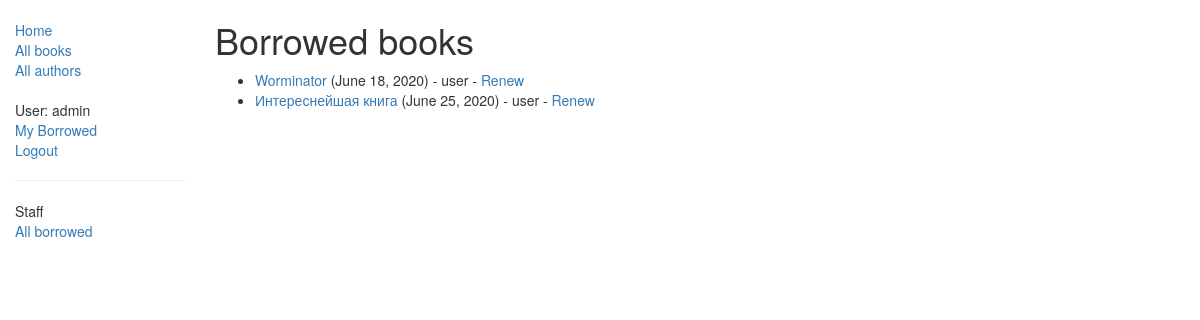
Page /catalog/all-borrowed/ (signed in) on the committed database.
### catalog/models.py (models this page shows, shortened)
class BookInstance(models.Model):
    id = models.UUIDField(primary_key=True, default=uuid.uuid4,
                          help_text="Unique ID for this particular book across whole library")
    book = models.ForeignKey('Book', on_delete=models.SET_NULL, null=True)
    imprint = models.CharField(max_length=200)
    due_back = models.DateField(null=True, blank=True)
    borrower = models.ForeignKey(User, on_delete=models.SET_NULL, null=True, blank=True)
    LOAN_STATUS = (
        ('m', 'Maintenance'),
        ('o', 'On loan'),
        ('a', 'Available'),
        ('r', 'Reserved'),
    )
    status = models.CharField(max_length=1, choices=LOAN_STATUS, blank=True, default='m', help_text='Book availability')
    class Meta:
        ordering = ["due_back"]
        permissions = (("can_mark_returned", "Set book as returned"),)
    def display_genre(self):
        return ', '.join([genre.name for genre in self.book.genre.all()[:3]])
    display_genre.short_description = 'Genre'
    def display_id(self):
        return "..."+str(self.id)[-5:]
    display_id.short_description = "ID"
    @property
    def is_overdue(self):
        if self.due_back and date.today() > self.due_back:
            return True
        return False

class Book(models.Model):
    title = models.CharField(max_length=200)
    author = models.ForeignKey('Author', on_delete=models.SET_NULL, null=True)
    summary = models.TextField(max_length=1000, help_text="Enter a brief description of the book")
    isbn = models.CharField('ISBN', max_length=13,
                            help_text='13 Character <a href="https://www.isbn-international.org/content/what-isbn">ISBN number</a>')
    genre = models.ManyToManyField(Genre, help_text="Select a genre for this book")
    language = models.ForeignKey('Language', on_delete=models.SET_NULL, null=True)
    def display_genre(self):
        """
        Creates a string for the Genre. This is required to display genre in Admin.
        """
        return ', '.join([genre.name for genre in self.genre.all()[:3]])
    display_genre.short_description = 'Genre'
    class Meta:
        permissions = (("can_edit_book", "Edit book info"),)

### catalog/views.py (the view)
# urls.py: path('all-borrowed/', views.LoanedBooksListView.as_view(), name='all-borrowed'),
class LoanedBooksListView(PermissionRequiredMixin, generic.ListView):
    permission_required = 'catalog.can_mark_returned'
    model = BookInstance
    template_name = 'catalog/bookinstance_list_borrowed_librarian.html'
    paginate_by = 10
    def get_queryset(self):
        return BookInstance.objects.filter(status__exact='o').order_by('due_back')

### catalog/templates/catalog/bookinstance_list_borrowed_librarian.html
{% extends "base_generic.html" %}
{% block content %}
    <h1>Borrowed books</h1>
    {% if bookinstance_list %}
    <ul>
      {% for bookinst in bookinstance_list %}
      <li class="{% if bookinst.is_overdue %}text-danger{% endif %}">
        <a href="{% url 'book-detail' bookinst.book.pk %}">{{bookinst.book.title}}</a> ({{ bookinst.due_back }}) - {{ bookinst.borrower }}
        - <a href="{% url 'renew-book-librarian' bookinst.id %}">Renew</a>
      </li>
      {% endfor %}
    </ul>
    {% else %}
      <p>There are no books borrowed.</p>
    {% endif %}
{% endblock %}

### catalog/templates/base_generic.html (shortened to what this page needs)
<!DOCTYPE html>
<html lang="en">
<head>
  <link rel="stylesheet" href="https://maxcdn.bootstrapcdn.com/bootstrap/3.3.7/css/bootstrap.min.css">
  {% load static %}
  <link rel="stylesheet" href="{% static 'css/styles.css' %}">
</head>
<body>
  <div class="container-fluid">
    <div class="row">
      <div class="col-sm-2">
      {% block sidebar %}
      <ul class="sidebar-nav">
      <li><a href="{% url 'index' %}">Home</a></li>
      <li><a href="{% url 'books' %}">All books</a></li>
      <li><a href="{% url 'authors' %}">All authors</a></li>
        <br>
        {% if user.is_authenticated %}
        <li>User: {{ user.get_username }}</li>
        <li><a href="{% url 'my-borrowed' %}">My Borrowed</a></li>
        <li><a href="{% url 'logout'%}?next={{request.path}}">Logout</a></li>
        {% else %}
        <li><a href="{% url 'login'%}?next={{request.path}}">Login</a></li>
        {% endif %}
        {% if user.is_staff %}
        <hr>
        Staff
        {% endif %}
        {% if user.is_staff and perms.catalog.can_mark_returned %}
        <li><a href="{% url 'all-borrowed' %}">All borrowed</a></li>
        {% endif %}
      </ul>
     {% endblock %}
      </div>
      <div class="col-sm-10 ">
      {% block content %}{% endblock %}
      </div>
    </div>
  </div>
</body>
</html>

### catalog/static/css/styles.css (style rules this page uses)
.sidebar-nav { margin-top: 20px; padding: 0; list-style: none; }

### rows in the picture
BookInstance: book "Worminator", due_back "June 18, 2020", borrower "user"
BookInstance: book "Интереснейшая книга", due_back "June 25, 2020", borrower "user"

### other values in the picture
{{ user.get_username }} "admin"
